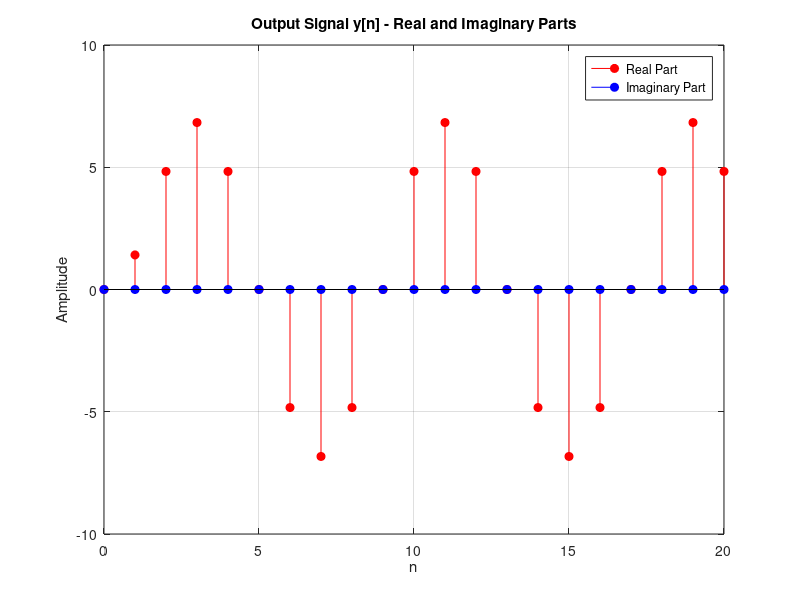

MATLAB code for this plot:
clc;
clear all;
close all;

% 差分方程係數
b = [1, 2, 1]; % 輸出係數
a = [1];       % 輸入係數，假設為1

% 時間向量
n = 0:20;

% 輸入信號 x[n]
x = 2 * cos(pi * n / 4 - pi / 2);

% 計算輸出信號 y[n]
y = filter(b, a, x);

% 畫出輸出信號的實部和虛部
figure;
stem(n, real(y), 'filled', 'r'); % 使用紅色畫實部
hold on;
stem(n, imag(y), 'filled', 'b'); % 使用藍色畫虛部
title('Output Signal y[n] - Real and Imaginary Parts');
xlabel('n');
ylabel('Amplitude');
legend('Real Part', 'Imaginary Part');
grid on;
hold off;
